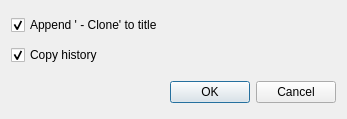
<?xml version="1.0" encoding="UTF-8"?>
<ui version="4.0">
 <class>CloneDialog</class>
 <widget class="QDialog" name="CloneDialog">
  <property name="geometry">
   <rect>
    <x>0</x>
    <y>0</y>
    <width>347</width>
    <height>119</height>
   </rect>
  </property>
  <property name="windowTitle">
   <string>Clone Entry Options</string>
  </property>
  <property name="modal">
   <bool>true</bool>
  </property>
  <layout class="QVBoxLayout" name="verticalLayout">
   <item>
    <widget class="QCheckBox" name="titleClone">
     <property name="text">
      <string>Append ' - Clone' to title</string>
     </property>
     <property name="checked">
      <bool>true</bool>
     </property>
    </widget>
   </item>
   <item>
    <widget class="QCheckBox" name="historyClone">
     <property name="text">
      <string>Copy history</string>
     </property>
     <property name="checked">
      <bool>true</bool>
     </property>
    </widget>
   </item>
   <item>
    <spacer name="verticalSpacer">
     <property name="orientation">
      <enum>Qt::Vertical</enum>
     </property>
     <property name="sizeType">
      <enum>QSizePolicy::Minimum</enum>
     </property>
     <property name="sizeHint" stdset="0">
      <size>
       <width>20</width>
       <height>6</height>
      </size>
     </property>
    </spacer>
   </item>
   <item>
    <widget class="QDialogButtonBox" name="buttonBox">
     <property name="standardButtons">
      <set>QDialogButtonBox::Cancel|QDialogButtonBox::Ok</set>
     </property>
    </widget>
   </item>
  </layout>
 </widget>
 <resources/>
 <connections/>
</ui>
